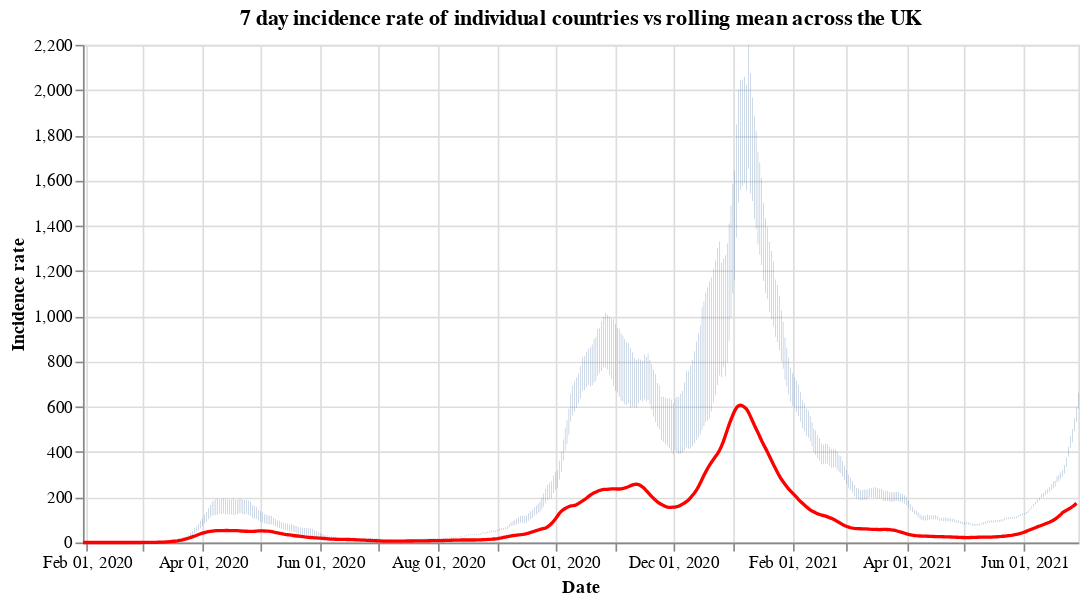

Notebook code for this chart:
### Code cell
#collapse
countries = uk_cases['areaName'].unique()
countries.sort()

selection = alt.selection_single(
    name='Select',
    fields=['areaName'],
    init={'areaName': 'Wales'},
    bind={'areaName': alt.binding_select(options=countries)}
)

# scatter plot, modify opacity based on selection
bars = alt.Chart(uk_cases).mark_bar().add_selection(
    selection
).encode(
    x=alt.X("yearmonthdate(date):T", axis=alt.Axis(title='Date')),
    y=alt.Y("weeklyCasesRate:Q", axis=alt.Axis(title='Incidence rate')),
    tooltip='weeklyCasesRate:Q',
    opacity=alt.condition(selection, alt.value(1), alt.value(0))
).properties(title=f'7 day incidence rate of individual countries vs rolling mean across the UK', width=600)

line = alt.Chart(overview_cases).mark_line(
    color='red',
    size=2,
).transform_window(
    rolling_mean='mean(weeklyCasesRate)',
    frame=[0, 7]
).encode(
    x='yearmonthdate(date):T',
    y='rolling_mean:Q'
)

alt.layer(bars, line)

### Figure 1 — Vega-Lite specification as saved in the notebook (floating-point values rounded to 4 significant figures; data arrays with more than 128 entries replaced by an {"elided": "..."} marker saying what was removed)
{"config": {"view": {"continuousWidth": 400, "continuousHeight": 300}}, "layer": [{"data": {"name": "data-7c7f864f0cf451355bf76caec6023233"}, "mark": "bar", "encoding": {"opacity": {"condition": {"value": 1, "selection": "Select"}, "value": 0}, "tooltip": {"type": "quantitative", "field": "weeklyCasesRate"}, "x": {"type": "temporal", "axis": {"title": "Date"}, "field": "date", "timeUnit": "yearmonthdate"}, "y": {"type": "quantitative", "axis": {"title": "Incidence rate"}, "field": "weeklyCasesRate"}}, "selection": {"Select": {"type": "single", "fields": ["areaName"], "init": {"areaName": "Wales"}, "bind": {"areaName": {"input": "select", "options": ["England", "Northern Ireland", "Scotland", "Wales"]}}}}, "title": "7 day incidence rate of individual countries vs rolling mean across the UK", "width": 600}, {"data": {"name": "data-89568fac92fc9a8fde82ec856ea7e86b"}, "mark": {"type": "line", "color": "red", "size": 2}, "encoding": {"x": {"type": "temporal", "field": "date", "timeUnit": "yearmonthdate"}, "y": {"type": "quantitative", "field": "rolling_mean"}}, "transform": [{"window": [{"op": "mean", "field": "weeklyCasesRate", "as": "rolling_mean"}], "frame": [0, 7]}]}], "$schema": "https://vega.github.io/schema/vega-lite/v4.8.1.json", "datasets": {"data-7c7f864f0cf451355bf76caec6023233": {"elided": "1972 records"}, "data-89568fac92fc9a8fde82ec856ea7e86b": {"elided": "516 records"}}}
